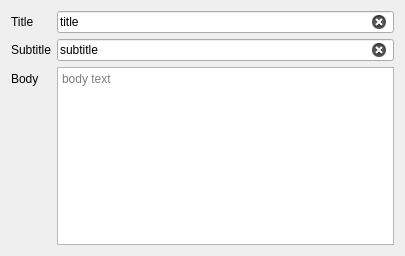
<?xml version="1.0" encoding="UTF-8"?>
<ui version="4.0">
 <class>Frame_TitleSubtitleBody</class>
 <widget class="QFrame" name="Frame_TitleSubtitleBody">
  <property name="geometry">
   <rect>
    <x>0</x>
    <y>0</y>
    <width>405</width>
    <height>256</height>
   </rect>
  </property>
  <property name="windowTitle">
   <string>Frame</string>
  </property>
  <layout class="QFormLayout" name="formLayout">
   <property name="fieldGrowthPolicy">
    <enum>QFormLayout::ExpandingFieldsGrow</enum>
   </property>
   <item row="0" column="0">
    <widget class="QLabel" name="label_3">
     <property name="text">
      <string>Title</string>
     </property>
    </widget>
   </item>
   <item row="0" column="1">
    <widget class="QLineEdit" name="lineEdit_Title">
     <property name="sizePolicy">
      <sizepolicy hsizetype="Expanding" vsizetype="Fixed">
       <horstretch>1</horstretch>
       <verstretch>0</verstretch>
      </sizepolicy>
     </property>
     <property name="text">
      <string>title</string>
     </property>
     <property name="placeholderText">
      <string>title</string>
     </property>
     <property name="clearButtonEnabled">
      <bool>true</bool>
     </property>
    </widget>
   </item>
   <item row="1" column="0">
    <widget class="QLabel" name="label_4">
     <property name="text">
      <string>Subtitle</string>
     </property>
    </widget>
   </item>
   <item row="1" column="1">
    <widget class="QLineEdit" name="lineEdit_Subtitle">
     <property name="text">
      <string>subtitle</string>
     </property>
     <property name="placeholderText">
      <string>subtitle</string>
     </property>
     <property name="clearButtonEnabled">
      <bool>true</bool>
     </property>
    </widget>
   </item>
   <item row="2" column="0">
    <widget class="QLabel" name="label_5">
     <property name="text">
      <string>Body</string>
     </property>
    </widget>
   </item>
   <item row="2" column="1">
    <widget class="QTextBrowser" name="textBrowser_Body">
     <property name="readOnly">
      <bool>false</bool>
     </property>
     <property name="placeholderText">
      <string>body text</string>
     </property>
    </widget>
   </item>
  </layout>
 </widget>
 <resources/>
 <connections/>
</ui>
